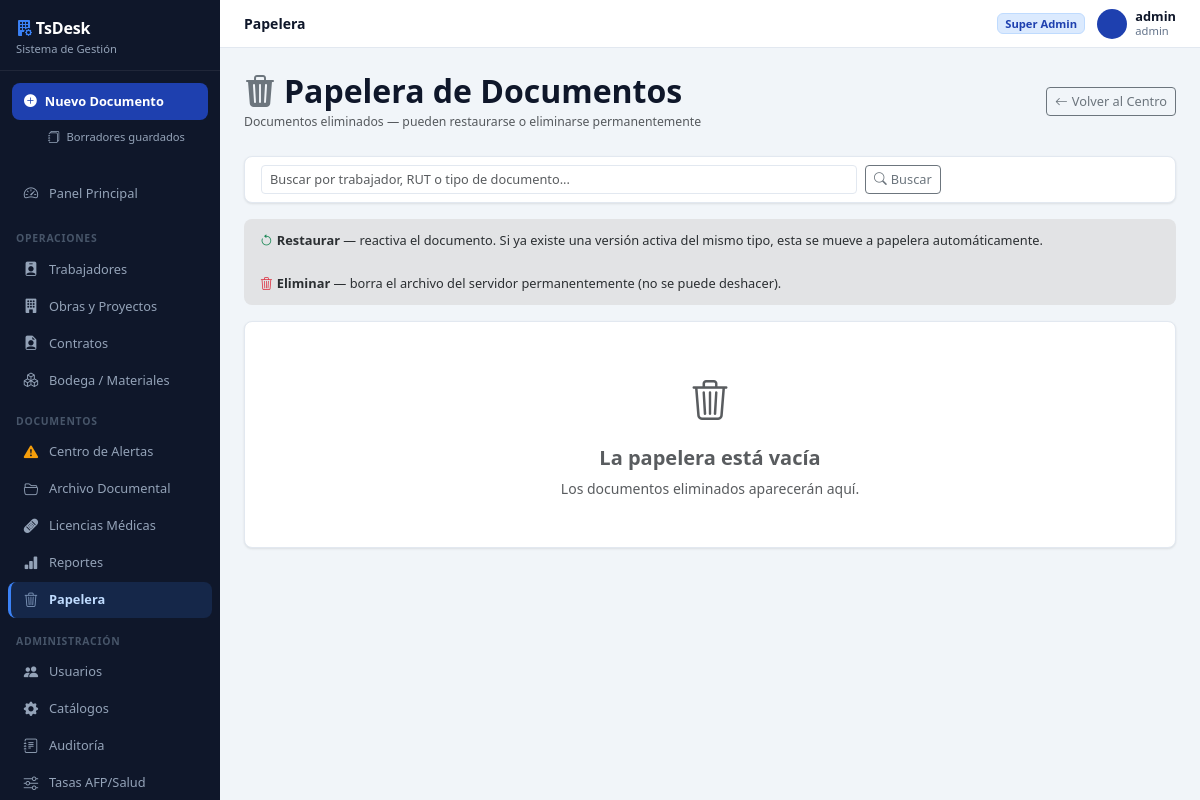
/documentos/papelera/ (signed in), run on an earlier commit of the app's database.
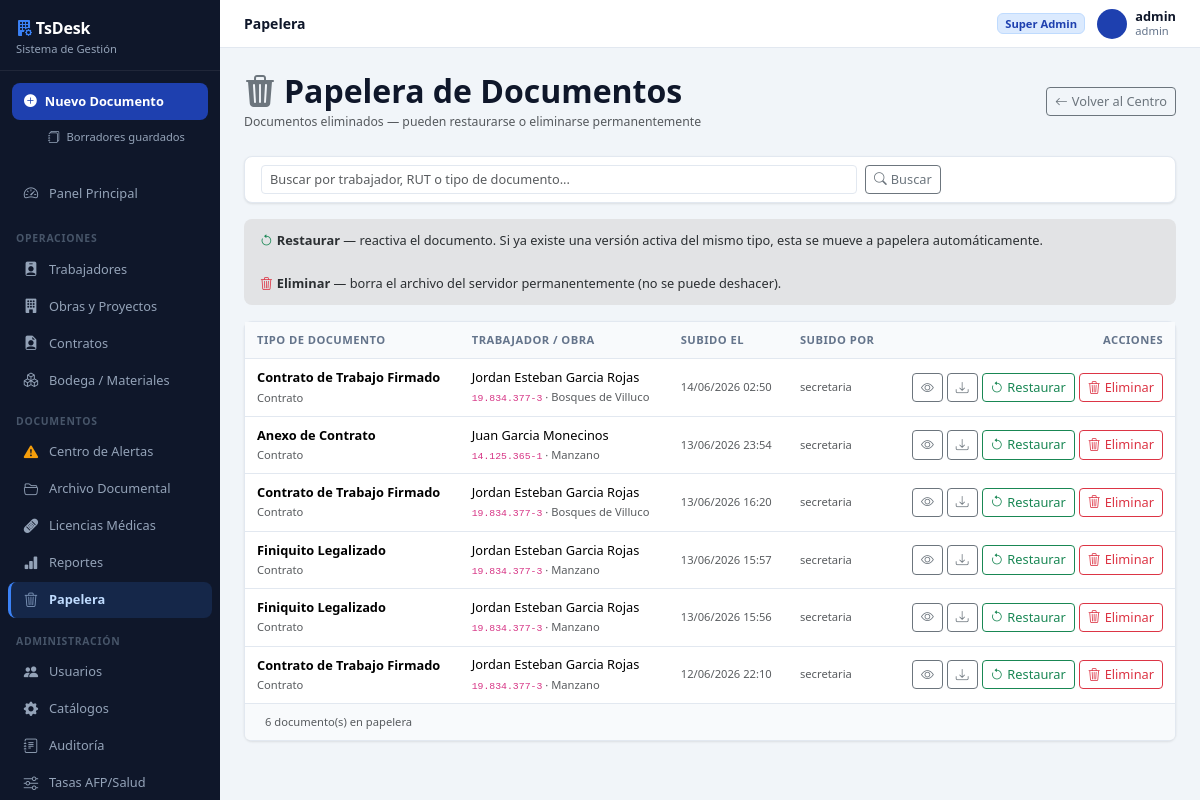
And on a later commit of the database.
### core/models.py (models this page shows, shortened)
class Documento(models.Model):
    tipo_documento = models.ForeignKey(TipoDocumento, on_delete=models.PROTECT, related_name='documentos')
    trabajador_rut = models.CharField(max_length=12, blank=True, null=True)
    trabajador_nombre = models.CharField(max_length=200, blank=True, null=True)
    contrato = models.ForeignKey(Contrato, on_delete=models.SET_NULL, null=True, blank=True, related_name='documentos')
    obra = models.ForeignKey(Obra, on_delete=models.SET_NULL, null=True, blank=True, related_name='documentos')
    archivo = models.FileField(upload_to=documento_upload_path, null=True, blank=True)
    fecha_carga = models.DateTimeField(default=timezone.now)
    fecha_vencimiento = models.DateField(null=True, blank=True)
    usuario_carga = models.CharField(max_length=100)
    activo = models.BooleanField(default=True)
    pendiente_digitalizacion = models.BooleanField(
        default=False,
        help_text='El papel existe pero aún no se ha escaneado/subido el archivo.'
    )
    class Meta:
        verbose_name = 'Documento'
        verbose_name_plural = 'Documentos'
        ordering = ['-fecha_carga']
    @property
    def nombre_archivo(self):
        if not self.archivo:
            return ''
        return os.path.basename(self.archivo.name)
    @property
    def extension(self):
        if self.archivo:
            return self.archivo.name.split('.')[-1].upper()
        return ''

class TipoDocumento(models.Model):
    NIVEL_CHOICES = [('Trabajador', 'Trabajador'), ('Contrato', 'Contrato'), ('Obra', 'Obra')]
    nombre = models.CharField(max_length=100, unique=True)
    nivel = models.CharField(max_length=20, choices=NIVEL_CHOICES)
    obligatorio = models.BooleanField(default=False)
    dias_validez = models.IntegerField(null=True, blank=True, help_text='Días de vigencia desde la carga. Vacío = no vence.')
    activo = models.BooleanField(default=True)
    class Meta:
        verbose_name = 'Tipo de Documento'
        verbose_name_plural = 'Tipos de Documento'
        ordering = ['nivel', 'nombre']

class Contrato(models.Model):
    ESTADO_CHOICES = [
        ('Borrador', 'Borrador'),
        ('Pendiente de Firma', 'Pendiente de Firma'),
        ('Vigente', 'Vigente'),
        ('En Licencia', 'En Licencia'),
        ('Reactivado', 'Reactivado'),
        ('Finalizado', 'Finalizado'),
        ('Finiquitado', 'Finiquitado'),
        ('Rescindido', 'Rescindido'),
        ('Trasladado', 'Trasladado'),
    ]
    TIPO_CONTRATO_CHOICES = [
        ('Plazo Fijo', 'Plazo Fijo'),
        ('Por Obra o Faena', 'Por Obra o Faena'),
        ('Indefinido', 'Indefinido'),
    ]
    TIPO_TERMINO_CHOICES = [
        ('', '— Sin término —'),
        ('Renuncia voluntaria', 'Renuncia voluntaria'),
        ('Despido por necesidades de la empresa', 'Despido por necesidades de la empresa'),
        ('Despido por incumplimiento grave', 'Despido por incumplimiento grave'),
        ('Mutuo acuerdo', 'Mutuo acuerdo'),
        ('Vencimiento plazo', 'Vencimiento plazo'),
        ('Término de obra o faena', 'Término de obra o faena'),
        ('Fallecimiento', 'Fallecimiento'),
        ('Invalidez', 'Invalidez'),
        ('Otro', 'Otro'),
    ]
    trabajador = models.ForeignKey(Trabajador, on_delete=models.PROTECT, related_name='contratos', to_field='rut')
    obra = models.ForeignKey(Obra, on_delete=models.PROTECT, related_name='contratos')
    especialidad = models.ForeignKey(Especialidad, on_delete=models.PROTECT, related_name='contratos', null=True, blank=True)
    tipo_contrato = models.CharField(max_length=20, choices=TIPO_CONTRATO_CHOICES, default='Plazo Fijo')
    sueldo_base = models.DecimalField(max_digits=12, decimal_places=2, null=True, blank=True)
    fecha_inicio = models.DateField(null=True, blank=True)
    fecha_termino_estimada = models.DateField(null=True, blank=True)
    fecha_termino_real = models.DateField(null=True, blank=True)
    tipo_termino = models.CharField(max_length=60, blank=True, default='', choices=TIPO_TERMINO_CHOICES)
    motivo_termino = models.TextField(blank=True, default='')
    estado = models.CharField(max_length=30, choices=ESTADO_CHOICES, default='Pendiente de Firma')
    fecha_inicio_licencia = models.DateField(null=True, blank=True)
    fecha_fin_licencia = models.DateField(null=True, blank=True)
    obs_licencia = models.TextField(blank=True, default='')
    creado_el = models.DateTimeField(default=timezone.now)
    activo = models.BooleanField(default=True)
    es_recontratacion = models.BooleanField(default=False)
    contrato_anterior = models.ForeignKey(
        'self', null=True, blank=True,
        on_delete=models.SET_NULL,
        related_name='recontrataciones',
    )
    fecha_extension = models.DateField(
        null=True, blank=True,
        help_text='Fecha extendida por Anexo de Contrato. No modifica la fecha original.',
    )
    class Meta:
        verbose_name = 'Contrato'
        verbose_name_plural = 'Contratos'
        ordering = ['-creado_el']
    _ESTADOS_TERMINADOS = {'Finalizado', 'Finiquitado', 'Rescindido', 'Trasladado'}

class Trabajador(models.Model):
    TIPO_IDENTIFICACION_CHOICES = [
        ('RUT',       'RUT Chileno'),
        ('PASAPORTE', 'Pasaporte'),
        ('DNI',       'DNI / Cédula Extranjera'),
    ]
    ESTADO_CIVIL_CHOICES = [
        ('', '---------'),
        ('Soltero/a', 'Soltero/a'),
        ('Casado/a', 'Casado/a'),
        ('Conviviente Civil', 'Conviviente Civil'),
        ('Divorciado/a', 'Divorciado/a'),
        ('Viudo/a', 'Viudo/a'),
    ]
    rut = models.CharField(max_length=20, primary_key=True)
    tipo_identificacion = models.CharField(max_length=10, choices=TIPO_IDENTIFICACION_CHOICES, default='RUT')
    nombres = models.CharField(max_length=100)
    apellidos = models.CharField(max_length=100)
    telefono = models.CharField(max_length=20, blank=True)
    correo = models.EmailField(max_length=100, blank=True)
    direccion = models.TextField(blank=True)
    ciudad = models.CharField(max_length=100, blank=True)
    fecha_nacimiento = models.DateField(null=True, blank=True)
    estado_civil = models.CharField(max_length=20, choices=ESTADO_CIVIL_CHOICES, blank=True, default='')
    nacionalidad = models.CharField(max_length=50, blank=True, default='Chilena')
    procedencia = models.CharField(max_length=100, blank=True)
    prevision = models.CharField(max_length=100, blank=True, help_text='AFP o INP')
    salud = models.CharField(max_length=100, blank=True, help_text='FONASA o Isapre')
    foto = models.ImageField(upload_to='fotos_trabajadores/', null=True, blank=True)
    en_lista_negra = models.BooleanField(default=False)
    observaciones = models.TextField(blank=True)
    creado_el = models.DateTimeField(default=timezone.now)
    activo = models.BooleanField(default=True)
    class Meta:
        verbose_name = 'Trabajador'
        verbose_name_plural = 'Trabajadores'
        ordering = ['apellidos', 'nombres']
    @property
    def nombre_completo(self):
        return f"{self.nombres} {self.apellidos}"

class Obra(models.Model):
    ESTADO_CHOICES = [('Activa', 'Activa'), ('Pausada', 'Pausada'), ('Cerrada', 'Cerrada')]
    empresa = models.ForeignKey(
        'ConfigEmpresa',
        on_delete=models.SET_NULL,
        null=True, blank=True,
        related_name='obras',
        verbose_name='Empresa Contratista',
    )
    nombre = models.CharField(max_length=150)
    constructora_mandante = models.CharField(max_length=150, blank=True)
    direccion = models.CharField(max_length=300, blank=True, verbose_name='Dirección / Ubicación de la Obra')
    monto_proyecto = models.DecimalField(max_digits=15, decimal_places=2, null=True, blank=True)
    fecha_inicio = models.DateField()
    fecha_termino_estimada = models.DateField()
    fecha_termino_real = models.DateField(null=True, blank=True)
    estado = models.CharField(max_length=20, choices=ESTADO_CHOICES, default='Activa')
    observaciones = models.TextField(blank=True)
    archivada = models.BooleanField(default=False)
    creado_el = models.DateTimeField(default=timezone.now)
    activo = models.BooleanField(default=True)
    class Meta:
        verbose_name = 'Obra'
        verbose_name_plural = 'Obras'
        ordering = ['-creado_el']

### core/views/documentos.py (the view, shortened to what this page needs)
# urls.py: path('documentos/papelera/', views.papelera_documentos, name='papelera_documentos'),
@login_required
def papelera_documentos(request):
    from django.contrib import messages as msg_module
    qs = Documento.objects.filter(activo=False).select_related(
        'tipo_documento', 'obra', 'contrato', 'contrato__trabajador', 'contrato__obra'
    ).order_by('-fecha_carga')
    q = request.GET.get('q', '')
    return render(request, 'documentos/papelera.html', {'documentos': qs, 'q': q})

### templates/documentos/papelera.html (shortened to what the changed rows need)
{% extends 'base.html' %}
{% block content %}
<div class="d-flex justify-content-between align-items-center mb-4">
  <div>
    <h2 class="mb-0 fw-bold"><i class="bi bi-trash3-fill text-secondary me-2"></i>Papelera de Documentos</h2>
  </div>
</div>
{% if documentos %}
<div class="card border-0 shadow-sm">
  <div class="card-body p-0">
    <div class="table-responsive">
      <table class="table table-hover align-middle mb-0">
        <thead class="table-secondary">
          <tr>
            <th>Tipo de Documento</th>
            <th>Trabajador / Obra</th>
            <th>Subido el</th>
            <th>Subido por</th>
            <th class="text-end">Acciones</th>
          </tr>
        </thead>
        <tbody>
          {% for doc in documentos %}
          <tr>
            <td>
              <div class="fw-semibold">{{ doc.tipo_documento.nombre }}</div>
              <small class="text-muted">{{ doc.tipo_documento.get_nivel_display }}</small>
            </td>
            <td>
              {% if doc.contrato and doc.contrato.trabajador %}
                <div>{{ doc.contrato.trabajador.nombre_completo }}</div>
                <small class="text-muted"><code>{{ doc.contrato.trabajador.rut }}</code> · {{ doc.contrato.obra.nombre }}</small>
              {% elif doc.trabajador_nombre %}
                <div>{{ doc.trabajador_nombre }}</div>
                {% if doc.trabajador_rut %}<small class="text-muted"><code>{{ doc.trabajador_rut }}</code> <em>(ex-trabajador)</em></small>{% endif %}
              {% elif doc.trabajador_rut %}
                <div><code>{{ doc.trabajador_rut }}</code></div>
              {% elif doc.obra %}
                <div class="text-muted"><i class="bi bi-building me-1"></i>{{ doc.obra.nombre }}</div>
              {% else %}
                <span class="text-muted">—</span>
              {% endif %}
            </td>
            <td class="text-muted small">{{ doc.fecha_carga|date:"d/m/Y H:i" }}</td>
            <td class="text-muted small">{{ doc.usuario_carga }}</td>
            <td class="text-end">
              <div class="d-flex gap-1 justify-content-end flex-wrap">
                {% if doc.archivo %}
                <a href="{% url 'documento_preview_papelera' doc.pk %}"
                   onclick="previewDoc(this.href,'{{ doc.nombre_archivo|escapejs }}','{{ doc.extension|lower }}');return false;"
                   class="btn btn-sm btn-outline-secondary" title="Ver">
                  <i class="bi bi-eye"></i>
                </a>
                <a href="{% url 'documento_download' doc.pk %}" class="btn btn-sm btn-outline-secondary" title="Descargar">
                  <i class="bi bi-download"></i>
                </a>
                {% endif %}
                <form method="post" action="{% url 'documento_restore' doc.pk %}" class="d-inline">
                  <button type="submit" class="btn btn-sm btn-outline-success" title="Restaurar">
                    <i class="bi bi-arrow-counterclockwise me-1"></i>Restaurar
                  </button>
                </form>
                <button type="button" class="btn btn-sm btn-outline-danger"
                        data-bs-toggle="modal" data-bs-target="#modalHardDelete"
                        data-pk="{{ doc.pk }}"
                        data-nombre="{{ doc.tipo_documento.nombre }}"
                        title="Eliminar permanentemente">
                  <i class="bi bi-trash3 me-1"></i>Eliminar
                </button>
              </div>
            </td>
          </tr>
          {% endfor %}
        </tbody>
      </table>
    </div>
  </div>
  <div class="card-footer text-muted small">{{ documentos|length }} documento(s) en papelera</div>
</div>
{% else %}
<div class="card border-0 shadow-sm">
  <div class="card-body text-center py-5">
    <i class="bi bi-trash3 fs-1 text-muted d-block mb-3"></i>
    <h5 class="text-muted fw-semibold">La papelera está vacía</h5>
    <p class="text-muted mb-0">Los documentos eliminados aparecerán aquí.</p>
  </div>
</div>
{% endif %}
{% endblock %}

What changed in the data, as far as the page shows it:
added Documento: tipo_documento.nombre "Contrato de Trabajo Firmado", tipo_documento.nivel "Contrato", contrato.trabajador.nombre_completo "Jordan Esteban Garcia Rojas", contrato.trabajador.rut "19.834.377-3", contrato.obra.nombre "Bosques de Villuco", fecha_carga "14/06/2026 02:50", usuario_carga "secretaria"
added Documento: tipo_documento.nombre "Anexo de Contrato", tipo_documento.nivel "Contrato", contrato.trabajador.nombre_completo "Juan Garcia Monecinos", contrato.trabajador.rut "14.125.365-1", contrato.obra.nombre "Manzano", fecha_carga "13/06/2026 23:54", usuario_carga "secretaria"
added Documento: tipo_documento.nombre "Contrato de Trabajo Firmado", tipo_documento.nivel "Contrato", contrato.trabajador.nombre_completo "Jordan Esteban Garcia Rojas", contrato.trabajador.rut "19.834.377-3", contrato.obra.nombre "Bosques de Villuco", fecha_carga "13/06/2026 16:20", usuario_carga "secretaria"
added Documento: tipo_documento.nombre "Finiquito Legalizado", tipo_documento.nivel "Contrato", contrato.trabajador.nombre_completo "Jordan Esteban Garcia Rojas", contrato.trabajador.rut "19.834.377-3", contrato.obra.nombre "Manzano", fecha_carga "13/06/2026 15:57", usuario_carga "secretaria"
added Documento: tipo_documento.nombre "Finiquito Legalizado", tipo_documento.nivel "Contrato", contrato.trabajador.nombre_completo "Jordan Esteban Garcia Rojas", contrato.trabajador.rut "19.834.377-3", contrato.obra.nombre "Manzano", fecha_carga "13/06/2026 15:56", usuario_carga "secretaria"
added Documento: tipo_documento.nombre "Contrato de Trabajo Firmado", tipo_documento.nivel "Contrato", contrato.trabajador.nombre_completo "Jordan Esteban Garcia Rojas", contrato.trabajador.rut "19.834.377-3", contrato.obra.nombre "Manzano", fecha_carga "12/06/2026 22:10", usuario_carga "secretaria"
Also different on the page:
{{ documentos|length }}: (not shown) → "6"
text no longer shown: "La papelera está vacía Los documentos eliminados aparecerán aquí."
text now shown: "TIPO DE DOCUMENTO TRABAJADOR / OBRA SUBIDO EL SUBIDO POR ACCIONES documento(s) en papelera"
